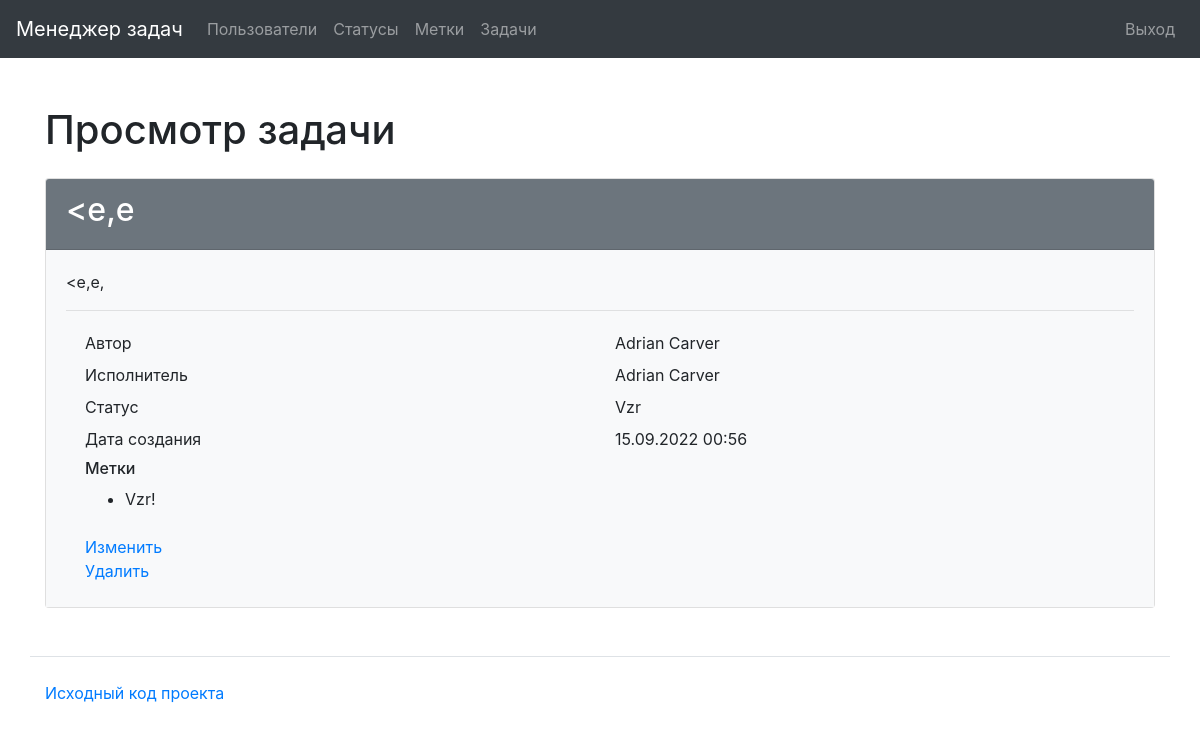
Screenshot of /tasks/1/ (signed in) with the database file from the repository.
### task_manager/tasks/models.py (models this page shows, shortened)
class Tasks(models.Model):
    name = models.CharField(max_length=150)
    description = models.TextField(blank=True)
    status = models.ForeignKey(Statuses,
                               on_delete=models.PROTECT,
                               null=True,
                               related_name='task_status')
    author = models.ForeignKey(ApplicationUsers,
                               on_delete=models.PROTECT,
                               null=False,
                               related_name='task_author')
    executor = models.ForeignKey(ApplicationUsers,
                                 null=True,
                                 blank=True,
                                 on_delete=models.PROTECT,
                                 related_name='task_executor')
    created_at = models.DateTimeField(auto_now_add=True)
    labels = models.ManyToManyField(Labels,
                                    related_name='task_label',
                                    blank=True,
                                    through='TaskLabels',
                                    through_fields=('task', 'label'))
    class Meta:
        verbose_name = 'Task'
        verbose_name_plural = 'Tasks'

### task_manager/users/models.py (models this page shows)
class ApplicationUsers(AbstractUser):
    def __str__(self):
        return self.get_full_name()
    class Meta:
        verbose_name = 'ApplicationUser'
        verbose_name_plural = 'ApplicationUsers'

### task_manager/statuses/models.py (models this page shows)
class Statuses(models.Model):
    name = models.CharField(max_length=100, unique=True)
    created_at = models.DateTimeField(auto_now_add=True)
    def __str__(self):
        return self.name
    class Meta:
        verbose_name = 'Status'
        verbose_name_plural = 'Statuses'

### task_manager/labels/models.py (models this page shows)
class Labels(models.Model):
    name = models.CharField(max_length=100, null=False)
    created_at = models.DateTimeField(auto_now_add=True)
    def __str__(self):
        return self.name
    class Meta:
        verbose_name = 'Label'
        verbose_name_plural = 'Labels'

### task_manager/tasks/views.py (the view)
# urls.py: path('<int:pk>/', ViewTask.as_view(), name='view_task'),
class ViewTask(LoginRequiredMixin, CheckSignInMixin,
               SuccessMessageMixin, DetailView):
    model = Tasks
    template_name = 'tasks/view_task.html'
    context_object_name = 'task'

### task_manager/templates/tasks/view_task.html
{% extends 'index.html' %}
{% load bootstrap4 %}
{% load i18n %}
{% block content %}
<h1 class="my-4">Просмотр задачи</h1>
<div class="card">
  <div class="card-header bg-secondary text-white">
    <h2>{{ task.name }}</h2>
  </div>
  <div class="card-body bg-light">
    <p>{{ task.description }}</p>
    <hr>
    <div class="container">
      <div class="row p-1">
        <div class="col">Автор</div>
        <div class="col">{{ task.author }}</div>
      </div>
      <div class="row p-1">
        <div class="col">Исполнитель</div>
        <div class="col">{{ task.executor }}</div>
      </div>
      <div class="row p-1">
        <div class="col">Статус</div>
        <div class="col">{{ task.status }}</div>
      </div>
      <div class="row p-1">
        <div class="col">Дата создания</div>
        <div class="col">{{ task.created_at|date:"d.m.Y H:i" }}</div>
      </div>
      <div class="row p-1">
        <div class="col">
          <h6>{% trans 'Метки' %}</h6>
          <ul>
            {% for label in task.labels.all %}
              <li>{{ label }}</li>
            {% endfor %}
          </ul>
        </div>
      </div>
      <div class="row p-1">
        <div class="col">
          <a class="text-decoration-none" href="{% url 'update_task' task.id %}">{% trans 'Изменить' %}</a>
          <br>
          <a class="text-decoration-none" href="{% url 'delete_task' task.id %}">{% trans 'Удалить' %}</a>
        </div>
      </div>
    </div>
  </div>
</div>
{% endblock %}

### rows the page displays
Tasks: name "<e,e", description "<e,e,", author "Adrian Carver", executor "Adrian Carver", status "Vzr", created_at "15.09.2022 00:56"
Labels: name "Vzr!"
